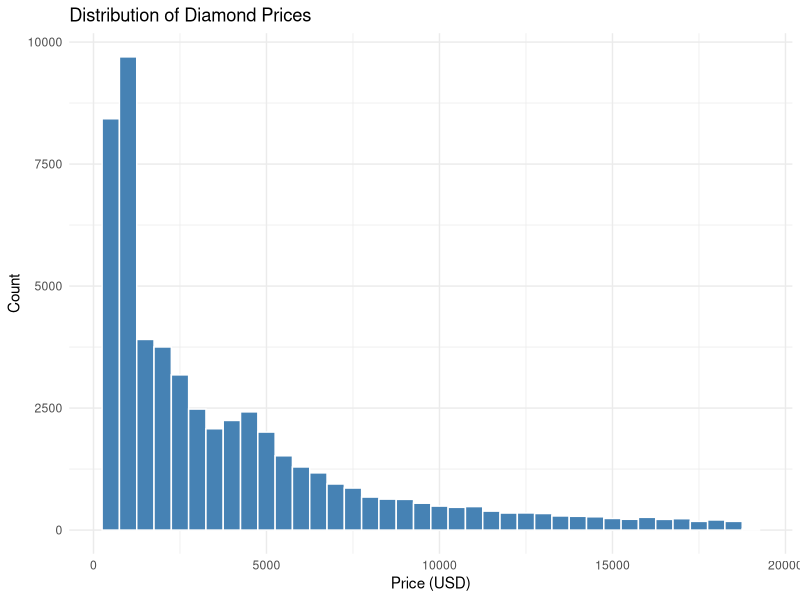
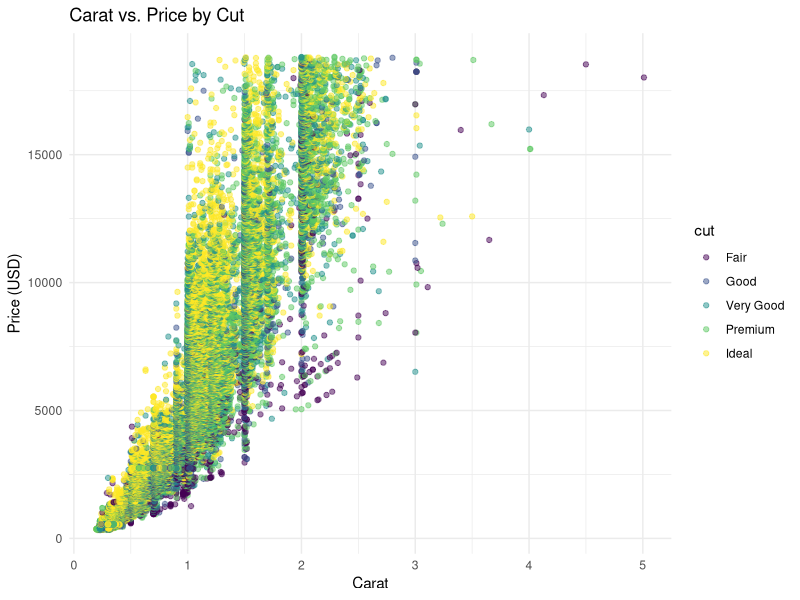
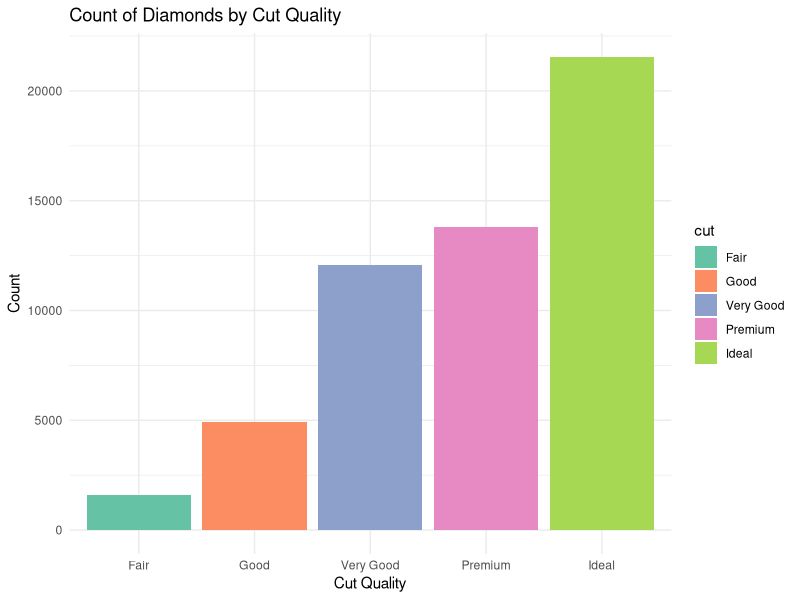
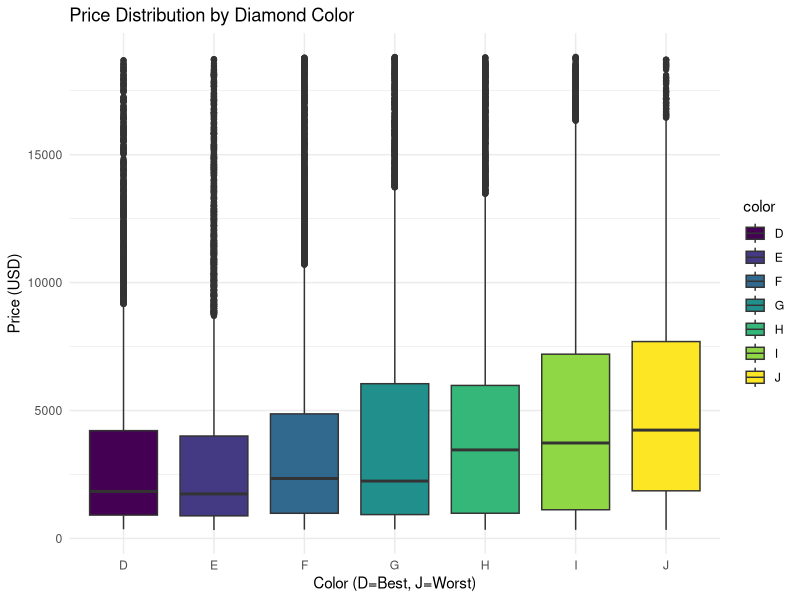

These figures' R source, in order:

# WEEK 2: Data Visualization using ggplot  

# Load the library
library(ggplot2)

# The 'diamonds' dataset is built into ggplot2, so we can load it directly
data(diamonds)

# 1. Histogram: Distribution of Diamond Prices
ggplot(diamonds, aes(x = price)) +
  geom_histogram(binwidth = 500, fill = "steelblue", color = "white") +
  labs(title = "Distribution of Diamond Prices", x = "Price (USD)", y = "Count") +
  theme_minimal()

# 2. Scatter Plot: Carat vs. Price by Cut
ggplot(diamonds, aes(x = carat, y = price, color = cut)) +
  geom_point(alpha = 0.5) +
  labs(title = "Carat vs. Price by Cut", x = "Carat", y = "Price (USD)") +
  scale_color_viridis_d() +
  theme_minimal()

# 3. Bar Chart: Count of Diamonds by Cut Quality
ggplot(diamonds, aes(x = cut, fill = cut)) +
  geom_bar() +
  labs(title = "Count of Diamonds by Cut Quality", x = "Cut Quality", y = "Count") +
  scale_fill_brewer(palette = "Set2") +
  theme_minimal()

# 4. Box Plot: Price Distribution by Diamond Color
ggplot(diamonds, aes(x = color, y = price, fill = color)) +
  geom_boxplot() +
  labs(title = "Price Distribution by Diamond Color", x = "Color (D=Best, J=Worst)", y = "Price (USD)") +
  theme_minimal()
